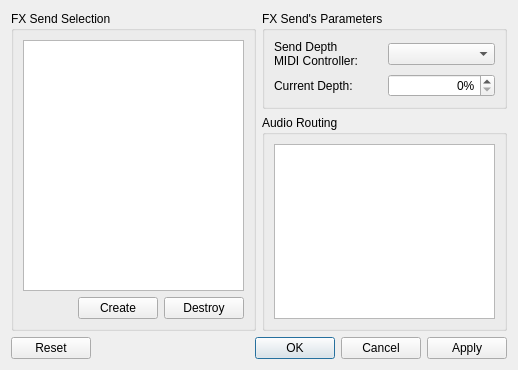
<ui version="4.0" >
 <author>Christian Schoenebeck</author>
 <comment>

   Copyright (C) 2008, Christian Schoenebeck
   Copyright (C) 2010, rncbc aka Rui Nuno Capela. All rights reserved.

   This program is free software; you can redistribute it and/or
   modify it under the terms of the GNU General Public License
   as published by the Free Software Foundation; either version 2
   of the License, or (at your option) any later version.

   This program is distributed in the hope that it will be useful,
   but WITHOUT ANY WARRANTY; without even the implied warranty of
   MERCHANTABILITY or FITNESS FOR A PARTICULAR PURPOSE.  See the
   GNU General Public License for more details.

   You should have received a copy of the GNU General Public License along
   with this program; if not, write to the Free Software Foundation, Inc.,
   51 Franklin Street, Fifth Floor, Boston, MA 02110-1301 USA.

 </comment>
 <class>qsamplerChannelFxForm</class>
 <widget class="QDialog" name="qsamplerChannelFxForm" >
  <property name="geometry" >
   <rect>
    <x>0</x>
    <y>0</y>
    <width>518</width>
    <height>370</height>
   </rect>
  </property>
  <property name="windowTitle" >
   <string>Channel Effects</string>
  </property>
  <layout class="QVBoxLayout" >
   <item>
    <layout class="QHBoxLayout" >
     <item>
      <widget class="QGroupBox" name="groupBox" >
       <property name="title" >
        <string>FX Send Selection</string>
       </property>
       <layout class="QVBoxLayout" >
        <item>
         <widget class="QListView" name="SendsListView" >
          <property name="sizePolicy" >
           <sizepolicy vsizetype="Expanding" hsizetype="Preferred" >
            <horstretch>0</horstretch>
            <verstretch>0</verstretch>
           </sizepolicy>
          </property>
          <property name="alternatingRowColors" >
           <bool>true</bool>
          </property>
         </widget>
        </item>
        <item>
         <layout class="QHBoxLayout" >
          <item>
           <spacer>
            <property name="orientation" >
             <enum>Qt::Horizontal</enum>
            </property>
            <property name="sizeHint" >
             <size>
              <width>40</width>
              <height>20</height>
             </size>
            </property>
           </spacer>
          </item>
          <item>
           <widget class="QPushButton" name="createPushButton" >
            <property name="toolTip" >
             <string>Creates a new FX Send.
You have to select 'Apply' afterwards
to actually create it on sampler side.</string>
            </property>
            <property name="text" >
             <string>Create</string>
            </property>
            <property name="icon" >
             <iconset resource="qsampler.qrc">:/images/itemNew.png</iconset>
            </property>
           </widget>
          </item>
          <item>
           <widget class="QPushButton" name="destroyPushButton" >
            <property name="toolTip" >
             <string>Schedules the selected FX send for deletion.
You have to select 'Apply' afterwards to
actually destroy it on sampler side.</string>
            </property>
            <property name="text" >
             <string>Destroy</string>
            </property>
            <property name="icon" >
             <iconset resource="qsampler.qrc">:/images/formRemove.png</iconset>
            </property>
           </widget>
          </item>
         </layout>
        </item>
       </layout>
      </widget>
     </item>
     <item>
      <layout class="QVBoxLayout" >
       <item>
        <widget class="QGroupBox" name="mainParametersGroupBox" >
         <property name="sizePolicy" >
          <sizepolicy vsizetype="Minimum" hsizetype="Preferred" >
           <horstretch>0</horstretch>
           <verstretch>0</verstretch>
          </sizepolicy>
         </property>
         <property name="title" >
          <string>FX Send's Parameters</string>
         </property>
         <layout class="QGridLayout" >
          <item row="0" column="0" >
           <widget class="QLabel" name="label" >
            <property name="text" >
             <string>Send Depth
MIDI Controller:</string>
            </property>
           </widget>
          </item>
          <item row="0" column="1" >
           <widget class="QComboBox" name="depthCtrlComboBox" />
          </item>
          <item row="1" column="0" >
           <widget class="QLabel" name="label_2" >
            <property name="text" >
             <string>Current Depth:</string>
            </property>
           </widget>
          </item>
          <item row="1" column="1" >
           <widget class="QSpinBox" name="depthSpinBox" >
            <property name="alignment" >
             <set>Qt::AlignRight|Qt::AlignTrailing|Qt::AlignVCenter</set>
            </property>
            <property name="suffix" >
             <string>%</string>
            </property>
            <property name="maximum" >
             <number>300</number>
            </property>
           </widget>
          </item>
         </layout>
        </widget>
       </item>
       <item>
        <widget class="QGroupBox" name="audioRoutingGroupBox" >
         <property name="sizePolicy" >
          <sizepolicy vsizetype="Maximum" hsizetype="Preferred" >
           <horstretch>0</horstretch>
           <verstretch>0</verstretch>
          </sizepolicy>
         </property>
         <property name="title" >
          <string>Audio Routing</string>
         </property>
         <layout class="QHBoxLayout" >
          <item>
           <widget class="QTableView" name="audioRoutingTable" />
          </item>
         </layout>
        </widget>
       </item>
      </layout>
     </item>
    </layout>
   </item>
   <item>
    <widget class="QDialogButtonBox" name="buttonBox" >
     <property name="orientation" >
      <enum>Qt::Horizontal</enum>
     </property>
     <property name="standardButtons" >
      <set>QDialogButtonBox::Apply|QDialogButtonBox::Cancel|QDialogButtonBox::NoButton|QDialogButtonBox::Ok|QDialogButtonBox::Reset</set>
     </property>
    </widget>
   </item>
  </layout>
 </widget>
 <resources>
  <include location="qsampler.qrc" />
 </resources>
 <connections>
  <connection>
   <sender>buttonBox</sender>
   <signal>accepted()</signal>
   <receiver>qsamplerChannelFxForm</receiver>
   <slot>accept()</slot>
   <hints>
    <hint type="sourcelabel" >
     <x>248</x>
     <y>254</y>
    </hint>
    <hint type="destinationlabel" >
     <x>157</x>
     <y>274</y>
    </hint>
   </hints>
  </connection>
  <connection>
   <sender>buttonBox</sender>
   <signal>rejected()</signal>
   <receiver>qsamplerChannelFxForm</receiver>
   <slot>reject()</slot>
   <hints>
    <hint type="sourcelabel" >
     <x>316</x>
     <y>260</y>
    </hint>
    <hint type="destinationlabel" >
     <x>286</x>
     <y>274</y>
    </hint>
   </hints>
  </connection>
 </connections>
</ui>
